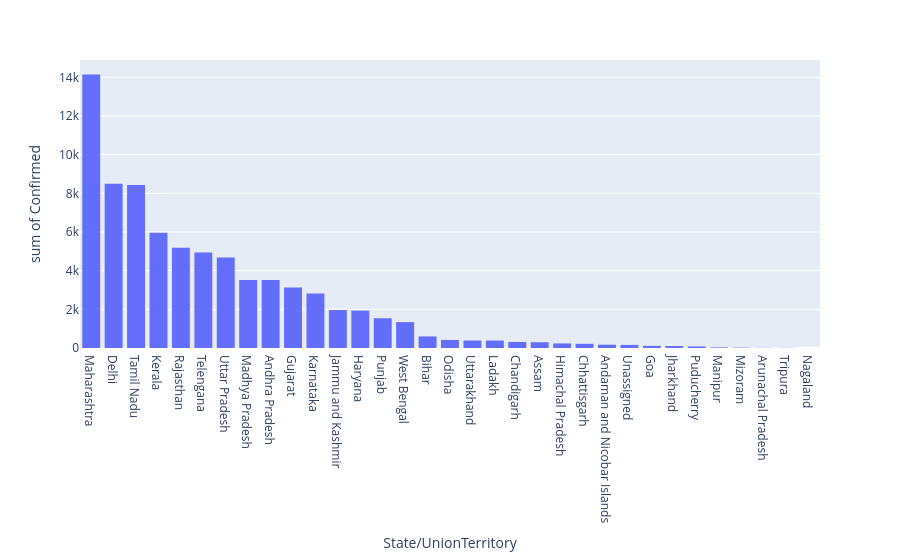

Notebook source saved alongside this figure:
### Code cell
px.histogram(data_frame=state_df,x=state_df['State/UnionTerritory'],y=state_df['Confirmed'])

### Figure 1 — Plotly figure (JSON) as saved in the notebook; plotly's stock layout.template omitted (floating-point values rounded to 4 significant figures)
{"data": [{"bingroup": "x", "histfunc": "sum", "hovertemplate": "State/UnionTerritory=%{x}<br>sum of Confirmed=%{y}<extra></extra>", "legendgroup": "", "marker": {"color": "#636efa", "pattern": {"shape": ""}}, "name": "", "orientation": "v", "showlegend": false, "type": "histogram", "x": ["Maharashtra", "Delhi", "Tamil Nadu", "Kerala", "Rajasthan", "Telengana", "Uttar Pradesh", "Madhya Pradesh", "Andhra Pradesh", "Gujarat", "Karnataka", "Jammu and Kashmir", "Haryana", "Punjab", "West Bengal", "Bihar", "Odisha", "Uttarakhand", "Ladakh", "Chandigarh", "Assam", "Himachal Pradesh", "Chhattisgarh", "Andaman and Nicobar Islands", "Unassigned", "Goa", "Jharkhand", "Puducherry", "Manipur", "Mizoram", "Arunachal Pradesh", "Tripura", "Nagaland"], "xaxis": "x", "y": [14152, 8502, 8436, 5964, 5188, 4945, 4678, 3519, 3517, 3125, 2820, 1967, 1935, 1539, 1340, 598, 417, 386, 385, 313, 297, 236, 216, 171, 161, 110, 100, 81, 32, 20, 11, 10, 1], "yaxis": "y"}], "layout": {"barmode": "relative", "legend": {"tracegroupgap": 0}, "margin": {"t": 60}, "xaxis": {"anchor": "y", "domain": [0, 1], "title": {"text": "State/UnionTerritory"}}, "yaxis": {"anchor": "x", "domain": [0, 1], "title": {"text": "sum of Confirmed"}}}}
